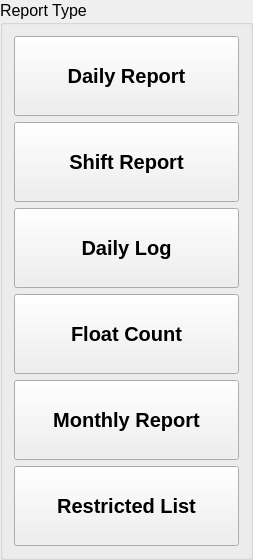
            <widget class="QGroupBox" name="grpBox_reports">
             <property name="font">
              <font>
               <pointsize>12</pointsize>
              </font>
             </property>
             <property name="title">
              <string>Report Type</string>
             </property>
             <layout class="QGridLayout" name="gridLayout_12">
              <item row="0" column="0">
               <widget class="QPushButton" name="btn_dailyReport">
                <property name="minimumSize">
                 <size>
                  <width>225</width>
                  <height>80</height>
                 </size>
                </property>
                <property name="font">
                 <font>
                  <pointsize>15</pointsize>
                  <weight>75</weight>
                  <bold>true</bold>
                 </font>
                </property>
                <property name="text">
                 <string>Daily Report</string>
                </property>
               </widget>
              </item>
              <item row="1" column="0">
               <widget class="QPushButton" name="btn_shiftReport">
                <property name="minimumSize">
                 <size>
                  <width>225</width>
                  <height>80</height>
                 </size>
                </property>
                <property name="font">
                 <font>
                  <pointsize>15</pointsize>
                  <weight>75</weight>
                  <bold>true</bold>
                 </font>
                </property>
                <property name="text">
                 <string>Shift Report</string>
                </property>
               </widget>
              </item>
              <item row="3" column="0">
               <widget class="QPushButton" name="btn_floatCount">
                <property name="minimumSize">
                 <size>
                  <width>225</width>
                  <height>80</height>
                 </size>
                </property>
                <property name="font">
                 <font>
                  <pointsize>15</pointsize>
                  <weight>75</weight>
                  <bold>true</bold>
                 </font>
                </property>
                <property name="text">
                 <string>Float Count</string>
                </property>
               </widget>
              </item>
              <item row="2" column="0">
               <widget class="QPushButton" name="btn_dailyLog">
                <property name="minimumSize">
                 <size>
                  <width>225</width>
                  <height>80</height>
                 </size>
                </property>
                <property name="font">
                 <font>
                  <pointsize>15</pointsize>
                  <weight>75</weight>
                  <bold>true</bold>
                 </font>
                </property>
                <property name="text">
                 <string>Daily Log</string>
                </property>
               </widget>
              </item>
              <item row="4" column="0">
               <widget class="QPushButton" name="btn_monthlyReport">
                <property name="minimumSize">
                 <size>
                  <width>225</width>
                  <height>80</height>
                 </size>
                </property>
                <property name="font">
                 <font>
                  <pointsize>15</pointsize>
                  <weight>75</weight>
                  <bold>true</bold>
                 </font>
                </property>
                <property name="text">
                 <string>Monthly Report</string>
                </property>
               </widget>
              </item>
              <item row="5" column="0">
               <widget class="QPushButton" name="btn_restrictedList">
                <property name="minimumSize">
                 <size>
                  <width>225</width>
                  <height>80</height>
                 </size>
                </property>
                <property name="font">
                 <font>
                  <pointsize>15</pointsize>
                  <weight>75</weight>
                  <bold>true</bold>
                 </font>
                </property>
                <property name="text">
                 <string>Restricted List</string>
                </property>
               </widget>
              </item>
             </layout>
            </widget>
